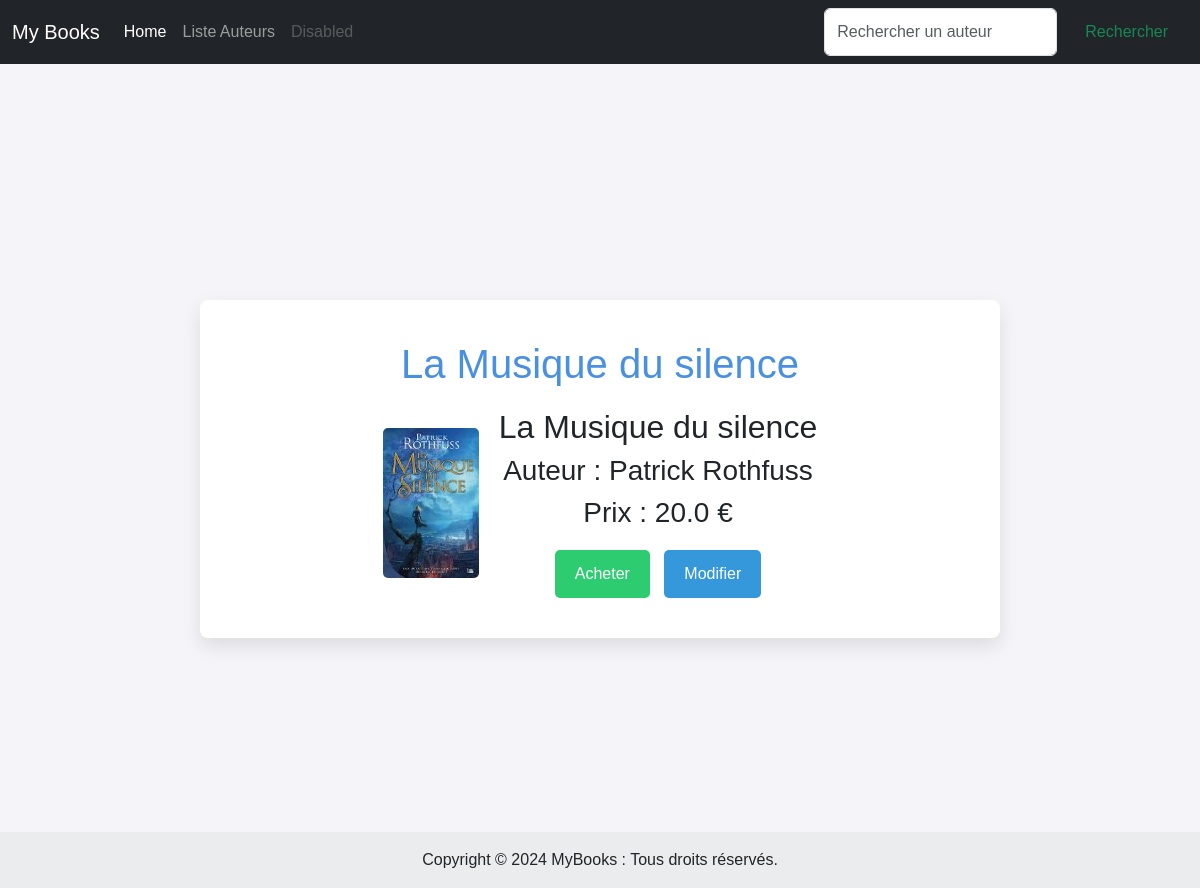
/detail/35, run on the app's committed database.
### tuto/models.py (models this page shows, shortened)
class Book(db.Model):
    id = db.Column(db.Integer, primary_key=True)
    price = db.Column(db.Float)
    title = db.Column(db.String(100))
    url = db.Column(db.String(100))
    img = db.Column(db.String(100))
    author_id = db.Column(db.Integer, db.ForeignKey('author.id'))
    author = db.relationship('Author',
    backref=db.backref('books', lazy='dynamic'))

class Author(db.Model):
    id = db.Column(db.Integer, primary_key=True)
    name = db.Column(db.String(100))

### tuto/views.py (the view)
@app.route("/detail/<id>")
def detail(id):
    try:
        books = get_sample()  # ou `Book.query.all()` si tu utilises une base de données
        book = books[int(id) - 1]
        return render_template("detail.html", book=book)
    except IndexError:
        return render_template("404.html"), 404

### tuto/models.py (called while the page is built)
def get_sample():
    return Book.query.all()

### tuto/templates/detail.html
{% extends 'base.html' %}
{% block styles %}
    {{ super() }}
    <link rel="stylesheet" href="{{ url_for('static', filename='detail.css') }}">
{% endblock %}
{% block content %}
    <div class="livre-container">
        <h1 class="livre-title">{{ book.title }}</h1>
        <div class="livre-detail">
            <div class="livre-image">
                <img src="{{ url_for('static', filename='images/' + book.img) }}" alt="{{ book.title }}" title="{{ book.title }}" class="img-fluid">
            </div>
            <div class="livre-info text-center">
                <h2 class="livre-subtitle">{{ book.title }}</h2>
                <h3 class="livre-author">Auteur : {{ book.author.name }}</h3>
                <h3 class="livre-price">Prix : {{ book.price }} €</h3>
                <div class="button-container">
                    <button type="button" class="btn acheter-button" onclick="window.location.href='{{ book.url }}';">Acheter</button>
                    <button type="button" class="btn modifier-button" onclick="window.location.href='{{ url_for('edit_author', id=book.id) }}';">Modifier</button>
                </div>
            </div>
        </div>
    </div>
{% endblock %}

### tuto/static/detail.css (style rules this page uses)
body { font-family: 'Arial', sans-serif; background-color: #f4f4f9; margin: 0; padding: 0; display: flex; flex-direction: column; min-height: 100vh; padding-top: 300px; padding-bottom: 250px; }
.livre-container { max-width: 800px; padding: 40px; background-color: #ffffff; border-radius: 8px; box-shadow: 0 8px 20px rgba(0, 0, 0, 0.1); margin: auto; flex-grow: 1; display: flex; flex-direction: column; align-items: center; justify-content: center; }
.livre-title { font-size: 2.5rem; color: #4a90e2; margin-bottom: 20px; text-align: center; }
.livre-detail { display: flex; align-items: center; justify-content: center; }
.livre-image img { max-width: 200px; border-radius: 5px; }
.livre-info { text-align: left; margin-left: 20px; }
.button-container { margin-top: 20px; }
.btn { padding: 12px 20px; border: none; border-radius: 5px; cursor: pointer; transition: background-color 0.3s, transform 0.2s; }
.acheter-button { background-color: #2ecc71; color: white; margin-right: 10px; }
.modifier-button { background-color: #3498db; color: white; }

### data on the page
Book: title "La Musique du silence", img (picture), price "20.0"
Author: author.name "Patrick Rothfuss"
